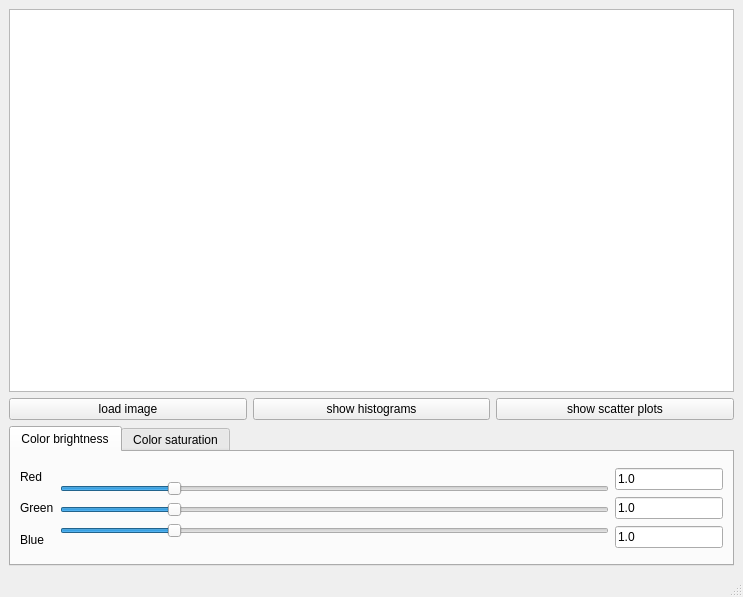
<?xml version="1.0" encoding="UTF-8"?>
<ui version="4.0">
 <class>MainWindow</class>
 <widget class="QMainWindow" name="MainWindow">
  <property name="geometry">
   <rect>
    <x>0</x>
    <y>0</y>
    <width>743</width>
    <height>597</height>
   </rect>
  </property>
  <property name="sizePolicy">
   <sizepolicy hsizetype="Preferred" vsizetype="Preferred">
    <horstretch>0</horstretch>
    <verstretch>0</verstretch>
   </sizepolicy>
  </property>
  <property name="windowTitle">
   <string>MainWindow</string>
  </property>
  <widget class="QWidget" name="centralwidget">
   <layout class="QGridLayout" name="gridLayout_2">
    <item row="0" column="0">
     <widget class="QGraphicsView" name="graphicsView"/>
    </item>
    <item row="1" column="0">
     <layout class="QHBoxLayout" name="horizontalLayout_2">
      <item>
       <widget class="QPushButton" name="loadImageButton">
        <property name="text">
         <string>load image</string>
        </property>
       </widget>
      </item>
      <item>
       <widget class="QPushButton" name="showHistogramsButton">
        <property name="text">
         <string>show histograms</string>
        </property>
       </widget>
      </item>
      <item>
       <widget class="QPushButton" name="showScatterPlotsButton">
        <property name="text">
         <string>show scatter plots</string>
        </property>
       </widget>
      </item>
     </layout>
    </item>
    <item row="2" column="0">
     <widget class="QTabWidget" name="tabWidget">
      <property name="sizePolicy">
       <sizepolicy hsizetype="Expanding" vsizetype="Minimum">
        <horstretch>0</horstretch>
        <verstretch>0</verstretch>
       </sizepolicy>
      </property>
      <property name="currentIndex">
       <number>0</number>
      </property>
      <widget class="QWidget" name="tab">
       <attribute name="title">
        <string>Color brightness</string>
       </attribute>
       <layout class="QHBoxLayout" name="horizontalLayout">
        <item>
         <layout class="QVBoxLayout" name="verticalLayout_2">
          <property name="spacing">
           <number>0</number>
          </property>
          <item>
           <widget class="QLabel" name="redFactorNameLabel">
            <property name="sizePolicy">
             <sizepolicy hsizetype="Preferred" vsizetype="Preferred">
              <horstretch>0</horstretch>
              <verstretch>0</verstretch>
             </sizepolicy>
            </property>
            <property name="text">
             <string>Red</string>
            </property>
           </widget>
          </item>
          <item>
           <widget class="QLabel" name="greenFactorNameLabel">
            <property name="sizePolicy">
             <sizepolicy hsizetype="Preferred" vsizetype="Preferred">
              <horstretch>0</horstretch>
              <verstretch>0</verstretch>
             </sizepolicy>
            </property>
            <property name="text">
             <string>Green</string>
            </property>
           </widget>
          </item>
          <item>
           <widget class="QLabel" name="blueFactorNameLabel">
            <property name="text">
             <string>Blue</string>
            </property>
           </widget>
          </item>
         </layout>
        </item>
        <item>
         <layout class="QVBoxLayout" name="verticalLayout">
          <property name="topMargin">
           <number>20</number>
          </property>
          <property name="bottomMargin">
           <number>15</number>
          </property>
          <item>
           <widget class="QSlider" name="redFactorSlider">
            <property name="sizePolicy">
             <sizepolicy hsizetype="Expanding" vsizetype="Fixed">
              <horstretch>0</horstretch>
              <verstretch>0</verstretch>
             </sizepolicy>
            </property>
            <property name="minimum">
             <number>0</number>
            </property>
            <property name="maximum">
             <number>500</number>
            </property>
            <property name="pageStep">
             <number>0</number>
            </property>
            <property name="value">
             <number>100</number>
            </property>
            <property name="orientation">
             <enum>Qt::Horizontal</enum>
            </property>
           </widget>
          </item>
          <item>
           <widget class="QSlider" name="greenFactorSlider">
            <property name="minimum">
             <number>0</number>
            </property>
            <property name="maximum">
             <number>500</number>
            </property>
            <property name="singleStep">
             <number>1</number>
            </property>
            <property name="pageStep">
             <number>0</number>
            </property>
            <property name="value">
             <number>100</number>
            </property>
            <property name="orientation">
             <enum>Qt::Horizontal</enum>
            </property>
           </widget>
          </item>
          <item>
           <widget class="QSlider" name="blueFactorSlider">
            <property name="minimum">
             <number>0</number>
            </property>
            <property name="maximum">
             <number>500</number>
            </property>
            <property name="pageStep">
             <number>0</number>
            </property>
            <property name="value">
             <number>100</number>
            </property>
            <property name="orientation">
             <enum>Qt::Horizontal</enum>
            </property>
            <property name="invertedAppearance">
             <bool>false</bool>
            </property>
           </widget>
          </item>
         </layout>
        </item>
        <item>
         <layout class="QVBoxLayout" name="verticalLayout_3">
          <property name="spacing">
           <number>0</number>
          </property>
          <item>
           <widget class="QLineEdit" name="redFactorLineEdit">
            <property name="sizePolicy">
             <sizepolicy hsizetype="Minimum" vsizetype="Fixed">
              <horstretch>0</horstretch>
              <verstretch>0</verstretch>
             </sizepolicy>
            </property>
            <property name="text">
             <string>1.0</string>
            </property>
            <property name="clearButtonEnabled">
             <bool>false</bool>
            </property>
           </widget>
          </item>
          <item>
           <widget class="QLineEdit" name="greenFactorLineEdit">
            <property name="sizePolicy">
             <sizepolicy hsizetype="Minimum" vsizetype="Fixed">
              <horstretch>0</horstretch>
              <verstretch>0</verstretch>
             </sizepolicy>
            </property>
            <property name="text">
             <string>1.0</string>
            </property>
            <property name="clearButtonEnabled">
             <bool>false</bool>
            </property>
           </widget>
          </item>
          <item>
           <widget class="QLineEdit" name="blueFactorLineEdit">
            <property name="sizePolicy">
             <sizepolicy hsizetype="Minimum" vsizetype="Fixed">
              <horstretch>0</horstretch>
              <verstretch>0</verstretch>
             </sizepolicy>
            </property>
            <property name="text">
             <string>1.0</string>
            </property>
            <property name="clearButtonEnabled">
             <bool>false</bool>
            </property>
           </widget>
          </item>
         </layout>
        </item>
       </layout>
      </widget>
      <widget class="QWidget" name="tab_2">
       <attribute name="title">
        <string>Color saturation</string>
       </attribute>
       <layout class="QGridLayout" name="gridLayout"/>
      </widget>
     </widget>
    </item>
   </layout>
  </widget>
  <widget class="QMenuBar" name="menubar">
   <property name="geometry">
    <rect>
     <x>0</x>
     <y>0</y>
     <width>743</width>
     <height>21</height>
    </rect>
   </property>
  </widget>
  <widget class="QStatusBar" name="statusbar"/>
 </widget>
 <resources/>
 <connections>
  <connection>
   <sender>loadImageButton</sender>
   <signal>clicked()</signal>
   <receiver>MainWindow</receiver>
   <slot>on_load_image_button_clicked()</slot>
   <hints>
    <hint type="sourcelabel">
     <x>209</x>
     <y>294</y>
    </hint>
    <hint type="destinationlabel">
     <x>632</x>
     <y>306</y>
    </hint>
   </hints>
  </connection>
  <connection>
   <sender>redFactorSlider</sender>
   <signal>sliderReleased()</signal>
   <receiver>MainWindow</receiver>
   <slot>on_color_brightness_slider_released()</slot>
   <hints>
    <hint type="sourcelabel">
     <x>72</x>
     <y>413</y>
    </hint>
    <hint type="destinationlabel">
     <x>126</x>
     <y>570</y>
    </hint>
   </hints>
  </connection>
  <connection>
   <sender>greenFactorSlider</sender>
   <signal>sliderReleased()</signal>
   <receiver>MainWindow</receiver>
   <slot>on_color_brightness_slider_released()</slot>
   <hints>
    <hint type="sourcelabel">
     <x>68</x>
     <y>464</y>
    </hint>
    <hint type="destinationlabel">
     <x>297</x>
     <y>573</y>
    </hint>
   </hints>
  </connection>
  <connection>
   <sender>blueFactorSlider</sender>
   <signal>sliderReleased()</signal>
   <receiver>MainWindow</receiver>
   <slot>on_color_brightness_slider_released()</slot>
   <hints>
    <hint type="sourcelabel">
     <x>72</x>
     <y>515</y>
    </hint>
    <hint type="destinationlabel">
     <x>548</x>
     <y>574</y>
    </hint>
   </hints>
  </connection>
  <connection>
   <sender>redFactorSlider</sender>
   <signal>valueChanged(int)</signal>
   <receiver>MainWindow</receiver>
   <slot>on_color_brightness_slider_changed()</slot>
   <hints>
    <hint type="sourcelabel">
     <x>74</x>
     <y>413</y>
    </hint>
    <hint type="destinationlabel">
     <x>21</x>
     <y>571</y>
    </hint>
   </hints>
  </connection>
  <connection>
   <sender>greenFactorSlider</sender>
   <signal>valueChanged(int)</signal>
   <receiver>MainWindow</receiver>
   <slot>on_color_brightness_slider_changed()</slot>
   <hints>
    <hint type="sourcelabel">
     <x>72</x>
     <y>464</y>
    </hint>
    <hint type="destinationlabel">
     <x>291</x>
     <y>571</y>
    </hint>
   </hints>
  </connection>
  <connection>
   <sender>blueFactorSlider</sender>
   <signal>valueChanged(int)</signal>
   <receiver>MainWindow</receiver>
   <slot>on_color_brightness_slider_changed()</slot>
   <hints>
    <hint type="sourcelabel">
     <x>76</x>
     <y>515</y>
    </hint>
    <hint type="destinationlabel">
     <x>581</x>
     <y>572</y>
    </hint>
   </hints>
  </connection>
  <connection>
   <sender>redFactorLineEdit</sender>
   <signal>editingFinished()</signal>
   <receiver>MainWindow</receiver>
   <slot>on_color_brightness_input_edited()</slot>
   <hints>
    <hint type="sourcelabel">
     <x>765</x>
     <y>399</y>
    </hint>
    <hint type="destinationlabel">
     <x>78</x>
     <y>574</y>
    </hint>
   </hints>
  </connection>
  <connection>
   <sender>greenFactorLineEdit</sender>
   <signal>editingFinished()</signal>
   <receiver>MainWindow</receiver>
   <slot>on_color_brightness_input_edited()</slot>
   <hints>
    <hint type="sourcelabel">
     <x>765</x>
     <y>452</y>
    </hint>
    <hint type="destinationlabel">
     <x>4</x>
     <y>466</y>
    </hint>
   </hints>
  </connection>
  <connection>
   <sender>blueFactorLineEdit</sender>
   <signal>editingFinished()</signal>
   <receiver>MainWindow</receiver>
   <slot>on_color_brightness_input_edited()</slot>
   <hints>
    <hint type="sourcelabel">
     <x>765</x>
     <y>512</y>
    </hint>
    <hint type="destinationlabel">
     <x>7</x>
     <y>424</y>
    </hint>
   </hints>
  </connection>
  <connection>
   <sender>showHistogramsButton</sender>
   <signal>clicked()</signal>
   <receiver>MainWindow</receiver>
   <slot>on_show_histograms_button_clicked()</slot>
   <hints>
    <hint type="sourcelabel">
     <x>322</x>
     <y>300</y>
    </hint>
    <hint type="destinationlabel">
     <x>323</x>
     <y>315</y>
    </hint>
   </hints>
  </connection>
  <connection>
   <sender>showScatterPlotsButton</sender>
   <signal>clicked()</signal>
   <receiver>MainWindow</receiver>
   <slot>on_show_scatter_plots_button_clicked()</slot>
   <hints>
    <hint type="sourcelabel">
     <x>615</x>
     <y>293</y>
    </hint>
    <hint type="destinationlabel">
     <x>542</x>
     <y>311</y>
    </hint>
   </hints>
  </connection>
 </connections>
 <slots>
  <slot>on_load_image_button_clicked()</slot>
  <slot>on_color_brightness_slider_released()</slot>
  <slot>on_color_brightness_slider_changed()</slot>
  <slot>on_color_brightness_input_edited()</slot>
  <slot>on_show_histograms_button_clicked()</slot>
  <slot>on_show_scatter_plots_button_clicked()</slot>
 </slots>
</ui>
